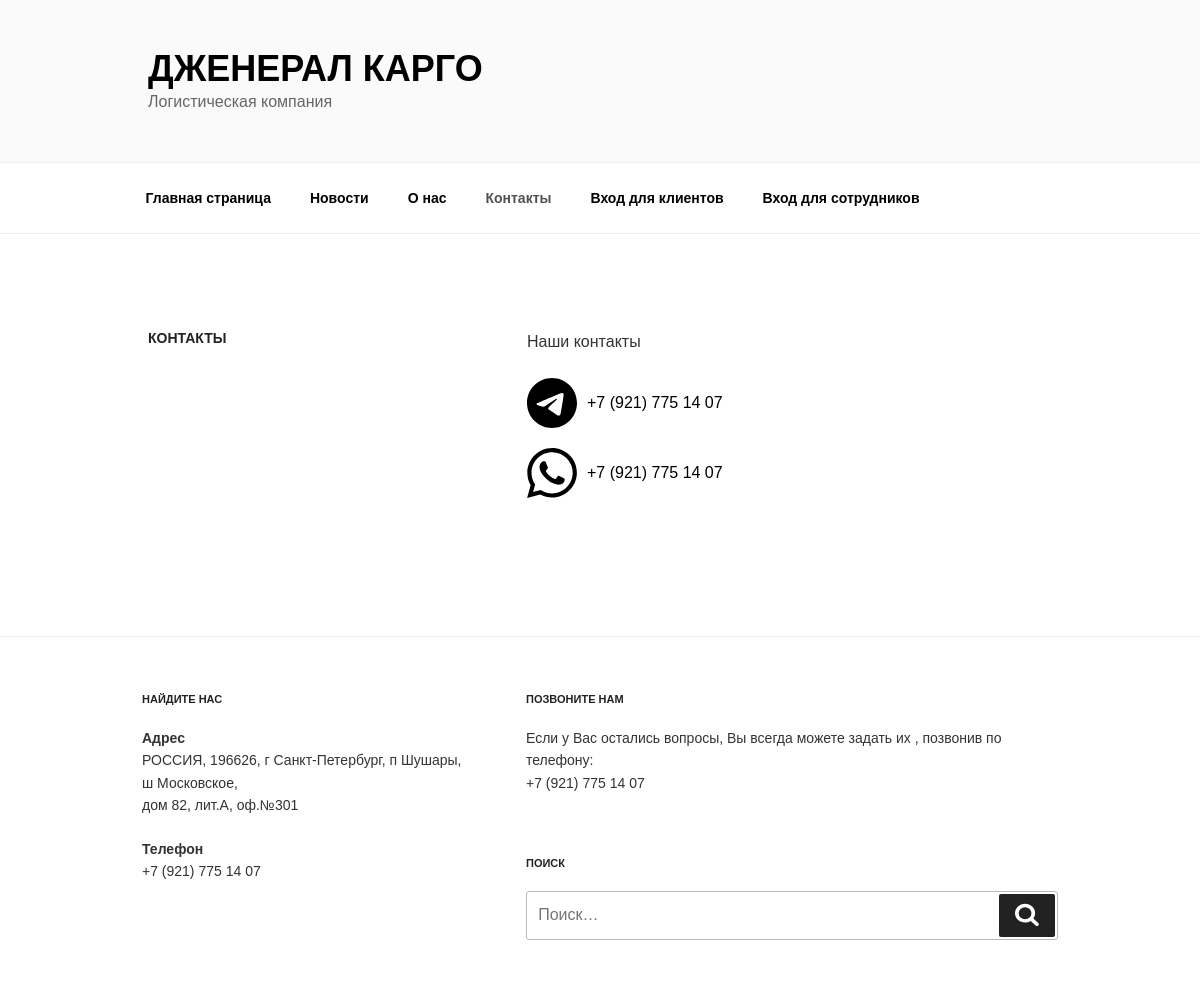
The app's page /pages/contacts.php with its own data.
### tables this page shows
CREATE TABLE `contacts` (
  `id` int NOT NULL,
  `address` varchar(255) NOT NULL,
  `phone` varchar(25) NOT NULL
);

### public/includes/contacts-links.php (the view)
<?php
require_once('db.php');
$query = "SELECT phone FROM contacts WHERE id = 1";
$result = $connection->query($query);
while ($item = $result->fetch_assoc()) {
    $forlink = preg_replace("/[^\d]/", '', $item['phone']);
?>
    <ul class="social-media-links">
        <li>
            <a href="https://t.me/+<?php echo $forlink; ?>">
                <img src="../images/telegram.svg" alt="telegram">
                <div><?php echo $item['phone']; ?></div>
            </a>
        </li>
        <li>
            <a href="https://wa.me/<?php echo $forlink; ?>">
                <img src="../images/whatsapp.svg" alt="whatsapp">
                <div><?php echo $item['phone']; ?></div>
            </a>
        </li>
    </ul>
<?php
}
?>

### public/pages/contacts.php (shortened to what this page needs)
<!DOCTYPE html>
<html lang="ru">
<head>
    <link rel="stylesheet" href="../css/reset.css">
    <link rel="stylesheet" href="../css/style.css">
</head>
<body>
    <?php
    require_once '../includes/modules/header.php';
    ?>
    <?php
    require_once '../includes/modules/nav.php';
    ?>
    <main>
        <article class="full-width-white">
            <div>
                <h2>КОНТАКТЫ</h2>
                <div>
                    <p>Наши контакты</p>
                    <?php require_once '../includes/contacts-links.php'; ?>
                </div>
            </div>
        </article>
    </main>
    <?php
    require_once '../includes/modules/footer.php';
    ?>
</body>
</html>

### public/includes/modules/header.php
<header>
    <div class="header-info">
        <h1 class="title"><a href="../index.php">ДЖЕНЕРАЛ КАРГО</a></h1>
        <p class="description">Логистическая компания</p>
    </div>
</header>

### public/includes/modules/nav.php
<nav class="full-width-white">
    <ul class="nav-menu">
        <li><a href="../index.php" class="nav-link">Главная страница</a></li>
        <li><a href="../pages/news.php" class="nav-link">Новости</a></li>
        <li><a href="../pages/about.php" class="nav-link">О нас</a></li>
        <li><a href="../pages/contacts.php" class="nav-link">Контакты</a></li>
        <li><a href="https://online.gcargo.pro/" class="nav-link">Вход для клиентов</a></li>
        <li><a href="../pages/signin.php" class="nav-link">Вход для сотрудников</a></li>
    </ul>
</nav>

### public/includes/modules/footer.php (shortened to what this page needs)
<?php
require_once(__DIR__ . '/../db.php');
$query = "SELECT address, phone FROM contacts";
$result = $connection->query($query);
while ($news = $result->fetch_assoc()) {
?>
    <footer class="full-width-white">
        <div>
            <section class="find-us">
                <h4>НАЙДИТЕ НАС</h4>
                <div>
                    <strong>Адрес</strong>
                    <p><?php echo $news['address']; ?></p>
                </div>
                <div>
                    <strong>Телефон</strong>
                    <p><?php echo $news['phone']; ?></p>
                </div>
            </section>
            <div class="call-and-search">
                <section class="call-us">
                    <h4>ПОЗВОНИТЕ НАМ</h4>
                    <p>Если у Вас остались вопросы, Вы всегда можете задать их , позвонив по телефону:<br><?php echo $news['phone']; ?>
                    </p>
                </section>
                <section class="search">
                    <h4>ПОИСК</h4>
                    <form action="#" method="get">
                        <input type="search" id="search-form" name="s" placeholder="Поиск…">
                        <button type="submit">
                            <img src="../images/search.svg" alt="search">
                        </button>
                    </form>
                </section>
            </div>
        </div>
    </footer>
<?php
}
?>

### public/css/style.css (style rules this page uses)
body { font-family: Arial, Helvetica, sans-serif; color: #333; }
.full-width-white { background-color: #fff; }
header { width: 100%; background-color: #fafafa; }
.header-info { display: flex; flex-direction: column; max-width: 1000px; margin: 0 auto; padding: 48px; }
.title { font-size: 3.6rem; color: #222; }
.description { font-size: 1.6rem; color: #666; line-height: 1.5em; }
nav { position: sticky; top: 0; z-index: 1; border-top: solid 1px #eee; border-bottom: solid 1px #eee; }
.nav-menu { display: flex; gap: 4px; max-width: 1000px; margin: 0 auto; padding: 10.5px 28px; line-height: 1.5em; font-weight: 600; }
.nav-menu > li { padding: 14px 17.5px; flex: 0 0 auto; }
.nav-link.active { color: #333; opacity: 0.85; }
main { background-image: url("../images/logo2.jpg"); background-color: #fff; background-size: cover; background-repeat: no-repeat; background-position: 50% 50%; background-attachment: fixed; }
article > div { display: flex; justify-content: space-between; gap: 20px; max-width: 1000px; min-height: 260px; margin: 0 auto; padding: 96px 48px 72px 48px; }
article h2 { font-size: 1.4rem; font-weight: 800; color: #222; text-transform: uppercase; }
article div > * { flex: 0 0 auto; }
article > div > div { display: flex; flex-direction: column; width: 525px; }
article p, article ul { font-size: 1.6rem; line-height: 1.5em; margin-bottom: 1.5em; }
.social-media-links { display: flex; flex-direction: column; gap: 20px; width: fit-content; list-style: none; }
.social-media-links > li > a { display: flex; align-items: center; gap: 10px; }
.social-media-links img { width: 50px; }
article:first-child { margin-bottom: 1200px; }
footer { margin: 42px 0 0 0; border-top: solid 1px #eee; }
footer > div { display: flex; justify-content: space-between; max-width: 1000px; margin: 0 auto; padding: 56px 42px 49px 42px; }
footer h4 { font-size: 1.1rem; color: #222; margin: 0 0 22px 0; }
footer strong { font-size: 1.4rem; font-weight: 700; line-height: 1.6em; color: #333; }
footer p { font-size: 1.4rem; line-height: 1.6em; color: #333; margin: 0 0 21px 0; }
.find-us { width: 330px; }
.call-and-search { display: flex; flex-direction: column; gap: 42px; width: 532px; }
footer input { width: 100%; font-size: 1.6rem; line-height: 1.5em; color: #666; background-color: #fff; border: solid 1px #bbb; border-radius: 3px; padding: 0.7em; }
footer form { position: relative; }
footer form button { position: absolute; background-color: #222; border-radius: 2px; top: 3px; bottom: 3px; right: 3px; padding: 8px 16px; }
footer form button img { width: 24px; height: 24px; }

### public/pages/contacts.php (style rules this page uses)
.title { font-weight: 800; }
article:first-child { margin-bottom: 0px; }
article>div { min-height: 188px; }

### records on screen
contacts: phone "+7 (921) 775 14 07", address "РОССИЯ, 196626, г Санкт-Петербург, п Шушары, ш Московское, дом 82, лит.А, оф.№301"
